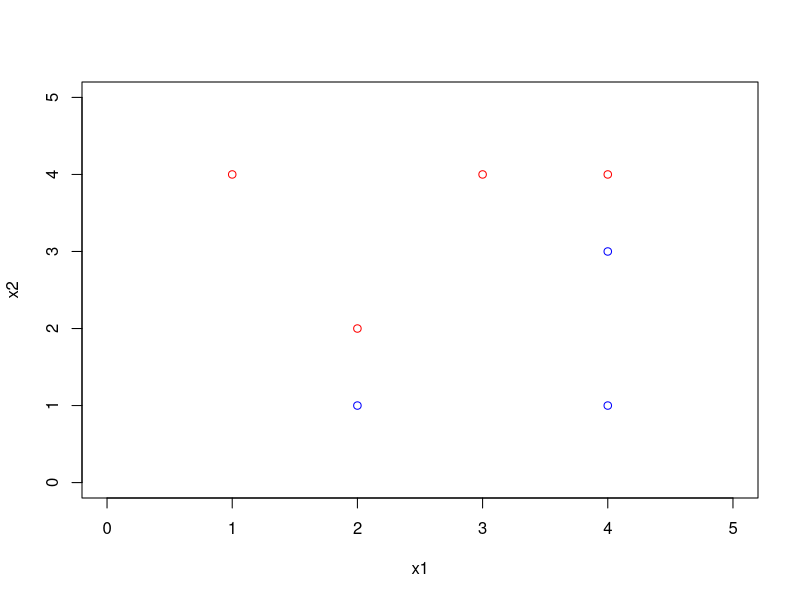
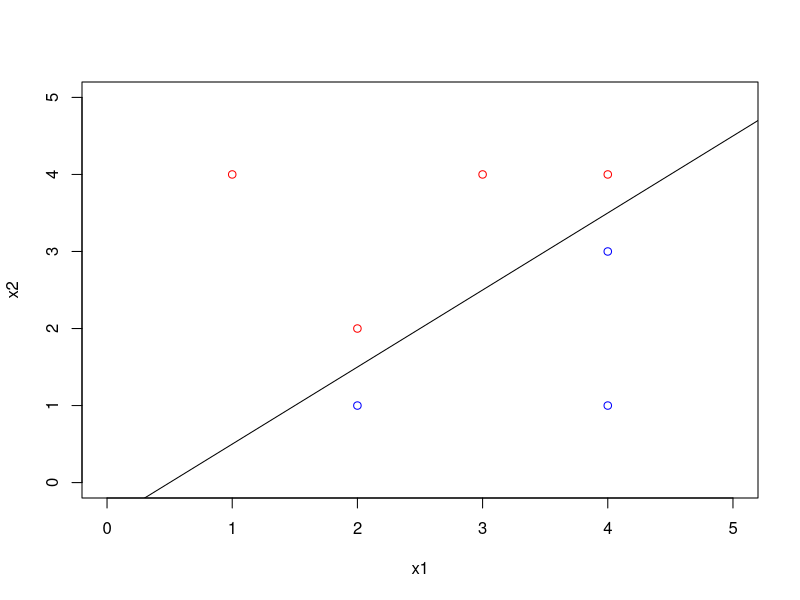
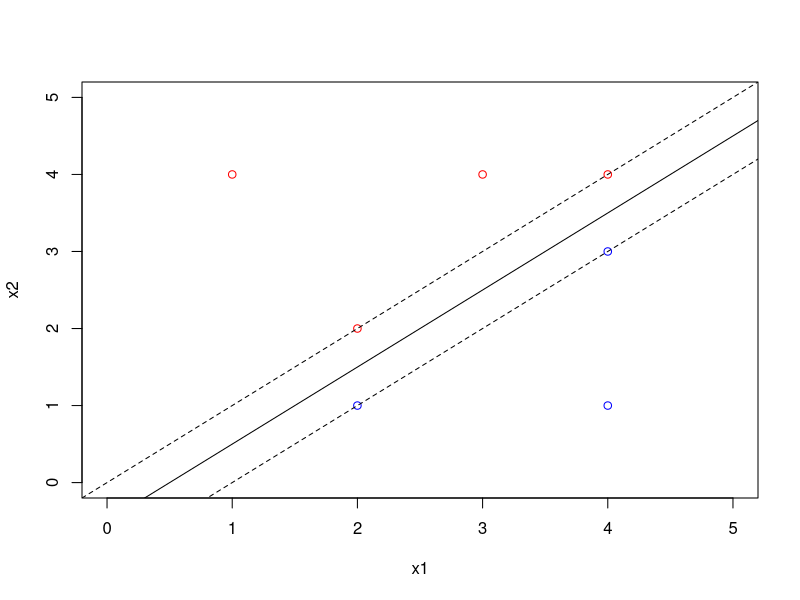
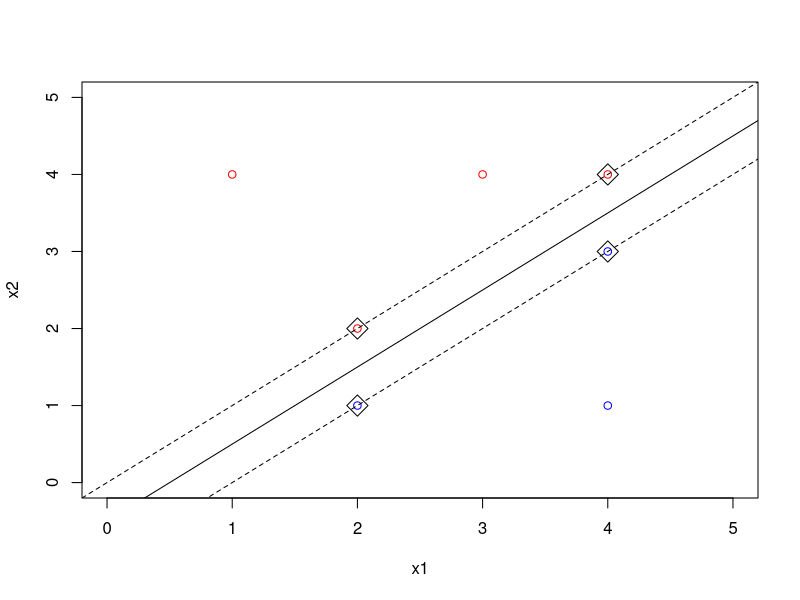
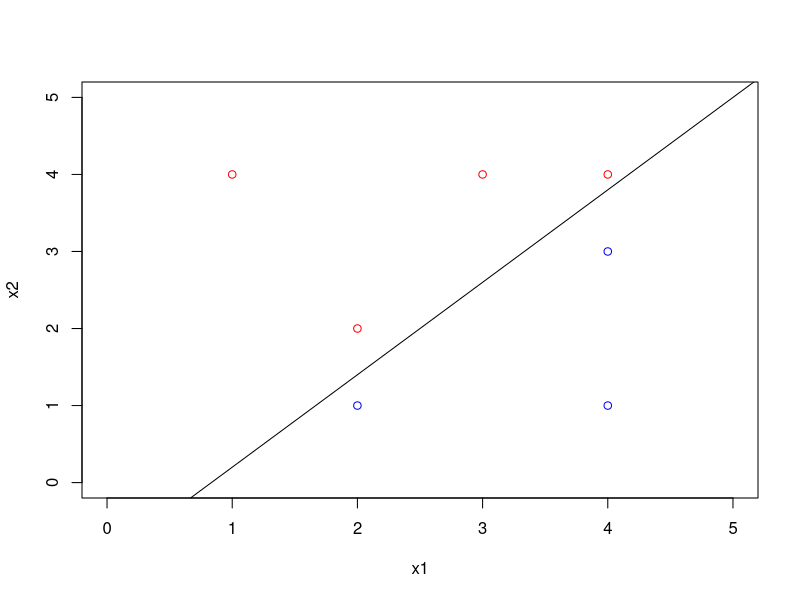
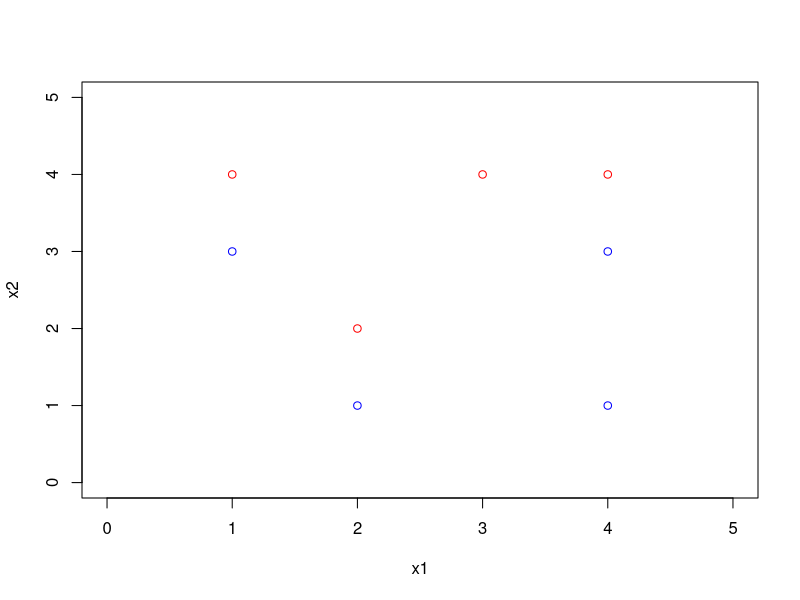

Reproduce these figures in R, in order.
## ---- chunk 1
x1 <- c(3,2,4,1,2,4,4)
x2 <- c(4,2,4,4,1,3,1)
y <- c(rep("Red",4), rep("Blue",3))
x <- data.frame(x1,x2)
plot(x, xlim=c(0,5), ylim=c(0,5), col=y)
## ---- chunk 2
plot(x, xlim=c(0,5), ylim=c(0,5), col=y)
abline(-0.5,1)
## ---- chunk 3
plot(x, xlim=c(0,5), ylim=c(0,5), col=y)
abline(-0.5,1)
abline(-1,1,lty=2)
abline(0,1,lty=2)
## ---- chunk 4
plot(x, xlim=c(0,5), ylim=c(0,5), col=y)
abline(-0.5,1)
abline(-1,1,lty=2)
abline(0,1,lty=2)
points(x[c(2,3,5,6), ], pch = 5, cex = 2)
## ---- chunk 5
plot(x, xlim=c(0,5), ylim=c(0,5), col=y)
abline(-1,1.2)
## ---- chunk 6
plot(x, xlim=c(0,5), ylim=c(0,5), col=y)
points(1,3,col="blue")
